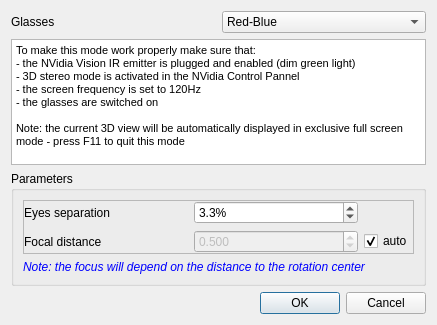
<?xml version="1.0" encoding="UTF-8"?>
<ui version="4.0">
 <class>StereoModeDialog</class>
 <widget class="QDialog" name="StereoModeDialog">
  <property name="geometry">
   <rect>
    <x>0</x>
    <y>0</y>
    <width>437</width>
    <height>325</height>
   </rect>
  </property>
  <property name="windowTitle">
   <string>Stereo mode</string>
  </property>
  <layout class="QVBoxLayout" name="verticalLayout_2">
   <item>
    <layout class="QHBoxLayout" name="horizontalLayout">
     <item>
      <widget class="QLabel" name="label">
       <property name="text">
        <string>Glasses</string>
       </property>
      </widget>
     </item>
     <item>
      <widget class="QComboBox" name="glassTypeComboBox">
       <item>
        <property name="text">
         <string>Red-Blue</string>
        </property>
        <property name="icon">
         <iconset resource="../icones.qrc">
          <normaloff>:/CC/images/ccStereo.png</normaloff>:/CC/images/ccStereo.png</iconset>
        </property>
       </item>
       <item>
        <property name="text">
         <string>Blue-Red</string>
        </property>
        <property name="icon">
         <iconset resource="../icones.qrc">
          <normaloff>:/CC/images/ccStereo.png</normaloff>:/CC/images/ccStereo.png</iconset>
        </property>
       </item>
       <item>
        <property name="text">
         <string>Red-Cyan</string>
        </property>
        <property name="icon">
         <iconset resource="../icones.qrc">
          <normaloff>:/CC/images/ccStereo.png</normaloff>:/CC/images/ccStereo.png</iconset>
        </property>
       </item>
       <item>
        <property name="text">
         <string>Cyan-Red</string>
        </property>
        <property name="icon">
         <iconset resource="../icones.qrc">
          <normaloff>:/CC/images/ccStereo.png</normaloff>:/CC/images/ccStereo.png</iconset>
        </property>
       </item>
       <item>
        <property name="text">
         <string>NVidia Vision</string>
        </property>
        <property name="icon">
         <iconset resource="../icones.qrc">
          <normaloff>:/CC/images/nvidia.png</normaloff>:/CC/images/nvidia.png</iconset>
        </property>
       </item>
       <item>
        <property name="text">
         <string>Oculus</string>
        </property>
        <property name="icon">
         <iconset resource="../icones.qrc">
          <normaloff>:/CC/images/oculus.png</normaloff>:/CC/images/oculus.png</iconset>
        </property>
       </item>
       <item>
        <property name="text">
         <string>OpenVR</string>
        </property>
       </item>
      </widget>
     </item>
    </layout>
   </item>
   <item>
    <widget class="QTextEdit" name="warningTextEdit">
     <property name="html">
      <string>&lt;!DOCTYPE HTML PUBLIC &quot;-//W3C//DTD HTML 4.0//EN&quot; &quot;http://www.w3.org/TR/REC-html40/strict.dtd&quot;&gt;
&lt;html&gt;&lt;head&gt;&lt;meta name=&quot;qrichtext&quot; content=&quot;1&quot; /&gt;&lt;style type=&quot;text/css&quot;&gt;
p, li { white-space: pre-wrap; }
&lt;/style&gt;&lt;/head&gt;&lt;body style=&quot; font-family:'Sans Serif'; font-size:9pt; font-weight:400; font-style:normal;&quot;&gt;
&lt;p style=&quot; margin-top:0px; margin-bottom:0px; margin-left:0px; margin-right:0px; -qt-block-indent:0; text-indent:0px;&quot;&gt;&lt;span style=&quot; font-family:'MS Shell Dlg 2'; font-size:8pt;&quot;&gt;To make this mode work properly make sure that:&lt;/span&gt;&lt;/p&gt;
&lt;p style=&quot; margin-top:0px; margin-bottom:0px; margin-left:0px; margin-right:0px; -qt-block-indent:0; text-indent:0px;&quot;&gt;&lt;span style=&quot; font-family:'MS Shell Dlg 2'; font-size:8pt;&quot;&gt;- the NVidia Vision IR emitter is plugged and enabled (dim green light)&lt;/span&gt;&lt;/p&gt;
&lt;p style=&quot; margin-top:0px; margin-bottom:0px; margin-left:0px; margin-right:0px; -qt-block-indent:0; text-indent:0px;&quot;&gt;&lt;span style=&quot; font-family:'MS Shell Dlg 2'; font-size:8pt;&quot;&gt;- 3D stereo mode is activated in the NVidia Control Pannel&lt;/span&gt;&lt;/p&gt;
&lt;p style=&quot; margin-top:0px; margin-bottom:0px; margin-left:0px; margin-right:0px; -qt-block-indent:0; text-indent:0px;&quot;&gt;&lt;span style=&quot; font-family:'MS Shell Dlg 2'; font-size:8pt;&quot;&gt;- the screen frequency is set to 120Hz&lt;/span&gt;&lt;/p&gt;
&lt;p style=&quot; margin-top:0px; margin-bottom:0px; margin-left:0px; margin-right:0px; -qt-block-indent:0; text-indent:0px;&quot;&gt;&lt;span style=&quot; font-family:'MS Shell Dlg 2'; font-size:8pt;&quot;&gt;- the glasses are switched on&lt;/span&gt;&lt;/p&gt;
&lt;p style=&quot;-qt-paragraph-type:empty; margin-top:0px; margin-bottom:0px; margin-left:0px; margin-right:0px; -qt-block-indent:0; text-indent:0px; font-family:'MS Shell Dlg 2'; font-size:8pt;&quot;&gt;&lt;br /&gt;&lt;/p&gt;
&lt;p style=&quot; margin-top:0px; margin-bottom:0px; margin-left:0px; margin-right:0px; -qt-block-indent:0; text-indent:0px;&quot;&gt;&lt;span style=&quot; font-family:'MS Shell Dlg 2'; font-size:8pt;&quot;&gt;Note: the current 3D view will be automatically displayed in exclusive full screen mode - press F11 to quit this mode&lt;/span&gt;&lt;/p&gt;&lt;/body&gt;&lt;/html&gt;</string>
     </property>
    </widget>
   </item>
   <item>
    <widget class="QGroupBox" name="paramsGroupBox">
     <property name="title">
      <string>Parameters</string>
     </property>
     <layout class="QVBoxLayout" name="verticalLayout">
      <item>
       <widget class="QFrame" name="frame">
        <property name="frameShape">
         <enum>QFrame::StyledPanel</enum>
        </property>
        <property name="frameShadow">
         <enum>QFrame::Raised</enum>
        </property>
        <layout class="QGridLayout" name="gridLayout">
         <property name="leftMargin">
          <number>0</number>
         </property>
         <property name="topMargin">
          <number>0</number>
         </property>
         <property name="rightMargin">
          <number>0</number>
         </property>
         <property name="bottomMargin">
          <number>0</number>
         </property>
         <item row="0" column="1">
          <widget class="QDoubleSpinBox" name="eyeSepDoubleSpinBox">
           <property name="suffix">
            <string>%</string>
           </property>
           <property name="decimals">
            <number>1</number>
           </property>
           <property name="minimum">
            <double>0.100000000000000</double>
           </property>
           <property name="singleStep">
            <double>0.100000000000000</double>
           </property>
           <property name="value">
            <double>3.300000000000000</double>
           </property>
          </widget>
         </item>
         <item row="0" column="0">
          <widget class="QLabel" name="label_3">
           <property name="text">
            <string>Eyes separation</string>
           </property>
          </widget>
         </item>
         <item row="1" column="0">
          <widget class="QLabel" name="label_2">
           <property name="text">
            <string>Focal distance</string>
           </property>
          </widget>
         </item>
         <item row="1" column="2">
          <widget class="QCheckBox" name="autoFocalCheckBox">
           <property name="sizePolicy">
            <sizepolicy hsizetype="Maximum" vsizetype="Fixed">
             <horstretch>0</horstretch>
             <verstretch>0</verstretch>
            </sizepolicy>
           </property>
           <property name="text">
            <string>auto</string>
           </property>
           <property name="checked">
            <bool>true</bool>
           </property>
          </widget>
         </item>
         <item row="1" column="1">
          <widget class="QDoubleSpinBox" name="focalDoubleSpinBox">
           <property name="enabled">
            <bool>false</bool>
           </property>
           <property name="decimals">
            <number>3</number>
           </property>
           <property name="minimum">
            <double>0.000000000000000</double>
           </property>
           <property name="maximum">
            <double>1000000.000000000000000</double>
           </property>
           <property name="value">
            <double>0.500000000000000</double>
           </property>
          </widget>
         </item>
        </layout>
       </widget>
      </item>
      <item>
       <widget class="QLabel" name="autoFocusLabel">
        <property name="font">
         <font>
          <italic>true</italic>
         </font>
        </property>
        <property name="styleSheet">
         <string notr="true">color: blue;</string>
        </property>
        <property name="text">
         <string>Note: the focus will depend on the distance to the rotation center</string>
        </property>
       </widget>
      </item>
     </layout>
    </widget>
   </item>
   <item>
    <spacer name="verticalSpacer">
     <property name="orientation">
      <enum>Qt::Vertical</enum>
     </property>
     <property name="sizeHint" stdset="0">
      <size>
       <width>20</width>
       <height>20</height>
      </size>
     </property>
    </spacer>
   </item>
   <item>
    <widget class="QDialogButtonBox" name="buttonBox">
     <property name="orientation">
      <enum>Qt::Horizontal</enum>
     </property>
     <property name="standardButtons">
      <set>QDialogButtonBox::Cancel|QDialogButtonBox::Ok</set>
     </property>
    </widget>
   </item>
  </layout>
 </widget>
 <resources>
  <include location="../icones.qrc"/>
 </resources>
 <connections>
  <connection>
   <sender>buttonBox</sender>
   <signal>accepted()</signal>
   <receiver>StereoModeDialog</receiver>
   <slot>accept()</slot>
   <hints>
    <hint type="sourcelabel">
     <x>248</x>
     <y>254</y>
    </hint>
    <hint type="destinationlabel">
     <x>157</x>
     <y>274</y>
    </hint>
   </hints>
  </connection>
  <connection>
   <sender>buttonBox</sender>
   <signal>rejected()</signal>
   <receiver>StereoModeDialog</receiver>
   <slot>reject()</slot>
   <hints>
    <hint type="sourcelabel">
     <x>316</x>
     <y>260</y>
    </hint>
    <hint type="destinationlabel">
     <x>286</x>
     <y>274</y>
    </hint>
   </hints>
  </connection>
  <connection>
   <sender>autoFocalCheckBox</sender>
   <signal>toggled(bool)</signal>
   <receiver>focalDoubleSpinBox</receiver>
   <slot>setDisabled(bool)</slot>
   <hints>
    <hint type="sourcelabel">
     <x>267</x>
     <y>45</y>
    </hint>
    <hint type="destinationlabel">
     <x>183</x>
     <y>45</y>
    </hint>
   </hints>
  </connection>
  <connection>
   <sender>autoFocalCheckBox</sender>
   <signal>toggled(bool)</signal>
   <receiver>autoFocusLabel</receiver>
   <slot>setVisible(bool)</slot>
   <hints>
    <hint type="sourcelabel">
     <x>317</x>
     <y>45</y>
    </hint>
    <hint type="destinationlabel">
     <x>174</x>
     <y>95</y>
    </hint>
   </hints>
  </connection>
 </connections>
</ui>
